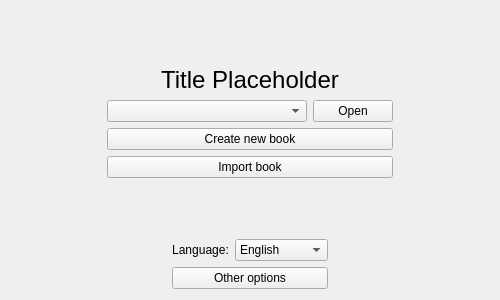
<?xml version="1.0" encoding="UTF-8"?>
<ui version="4.0">
 <class>Form</class>
 <widget class="QWidget" name="Form">
  <property name="geometry">
   <rect>
    <x>0</x>
    <y>0</y>
    <width>500</width>
    <height>300</height>
   </rect>
  </property>
  <property name="minimumSize">
   <size>
    <width>500</width>
    <height>300</height>
   </size>
  </property>
  <property name="maximumSize">
   <size>
    <width>500</width>
    <height>300</height>
   </size>
  </property>
  <property name="windowTitle">
   <string>Form</string>
  </property>
  <layout class="QGridLayout" name="gridLayout">
   <item row="2" column="0">
    <spacer name="spacerLeft">
     <property name="orientation">
      <enum>Qt::Horizontal</enum>
     </property>
     <property name="sizeHint" stdset="0">
      <size>
       <width>40</width>
       <height>20</height>
      </size>
     </property>
    </spacer>
   </item>
   <item row="0" column="1" colspan="2">
    <spacer name="spacerTop">
     <property name="orientation">
      <enum>Qt::Vertical</enum>
     </property>
     <property name="sizeHint" stdset="0">
      <size>
       <width>20</width>
       <height>40</height>
      </size>
     </property>
    </spacer>
   </item>
   <item row="3" column="1" colspan="2">
    <widget class="QPushButton" name="buttonCreate">
     <property name="text">
      <string>Create new book</string>
     </property>
    </widget>
   </item>
   <item row="2" column="2">
    <widget class="QPushButton" name="buttonOpen">
     <property name="text">
      <string>Open</string>
     </property>
    </widget>
   </item>
   <item row="1" column="1" colspan="2">
    <widget class="QLabel" name="labelTitle">
     <property name="font">
      <font>
       <family>Arial</family>
       <pointsize>18</pointsize>
      </font>
     </property>
     <property name="text">
      <string>Title Placeholder</string>
     </property>
     <property name="alignment">
      <set>Qt::AlignCenter</set>
     </property>
    </widget>
   </item>
   <item row="2" column="1">
    <widget class="QComboBox" name="entryBook">
     <property name="minimumSize">
      <size>
       <width>200</width>
       <height>0</height>
      </size>
     </property>
    </widget>
   </item>
   <item row="2" column="3">
    <spacer name="spacerRight">
     <property name="orientation">
      <enum>Qt::Horizontal</enum>
     </property>
     <property name="sizeHint" stdset="0">
      <size>
       <width>40</width>
       <height>20</height>
      </size>
     </property>
    </spacer>
   </item>
   <item row="5" column="1" colspan="2">
    <spacer name="spacerBottom">
     <property name="orientation">
      <enum>Qt::Vertical</enum>
     </property>
     <property name="sizeHint" stdset="0">
      <size>
       <width>20</width>
       <height>40</height>
      </size>
     </property>
    </spacer>
   </item>
   <item row="4" column="1" colspan="2">
    <widget class="QPushButton" name="buttonImport">
     <property name="text">
      <string>Import book</string>
     </property>
    </widget>
   </item>
   <item row="6" column="1" colspan="2">
    <layout class="QGridLayout" name="gridLayout_2">
     <item row="0" column="1">
      <spacer name="horizontalSpacer">
       <property name="orientation">
        <enum>Qt::Horizontal</enum>
       </property>
       <property name="sizeHint" stdset="0">
        <size>
         <width>40</width>
         <height>20</height>
        </size>
       </property>
      </spacer>
     </item>
     <item row="0" column="3">
      <spacer name="horizontalSpacer_2">
       <property name="orientation">
        <enum>Qt::Horizontal</enum>
       </property>
       <property name="sizeHint" stdset="0">
        <size>
         <width>40</width>
         <height>20</height>
        </size>
       </property>
      </spacer>
     </item>
     <item row="0" column="2">
      <layout class="QHBoxLayout" name="horizontalLayout">
       <item>
        <widget class="QLabel" name="labelLanguage">
         <property name="sizePolicy">
          <sizepolicy hsizetype="Maximum" vsizetype="Preferred">
           <horstretch>0</horstretch>
           <verstretch>0</verstretch>
          </sizepolicy>
         </property>
         <property name="text">
          <string>Language:</string>
         </property>
         <property name="alignment">
          <set>Qt::AlignCenter</set>
         </property>
        </widget>
       </item>
       <item>
        <widget class="QComboBox" name="entryLanguage">
         <item>
          <property name="text">
           <string>English</string>
          </property>
         </item>
         <item>
          <property name="text">
           <string>Portuguese</string>
          </property>
         </item>
        </widget>
       </item>
      </layout>
     </item>
     <item row="1" column="2">
      <widget class="QPushButton" name="buttonMoreOptions">
       <property name="text">
        <string>Other options</string>
       </property>
      </widget>
     </item>
    </layout>
   </item>
  </layout>
 </widget>
 <resources/>
 <connections/>
</ui>
